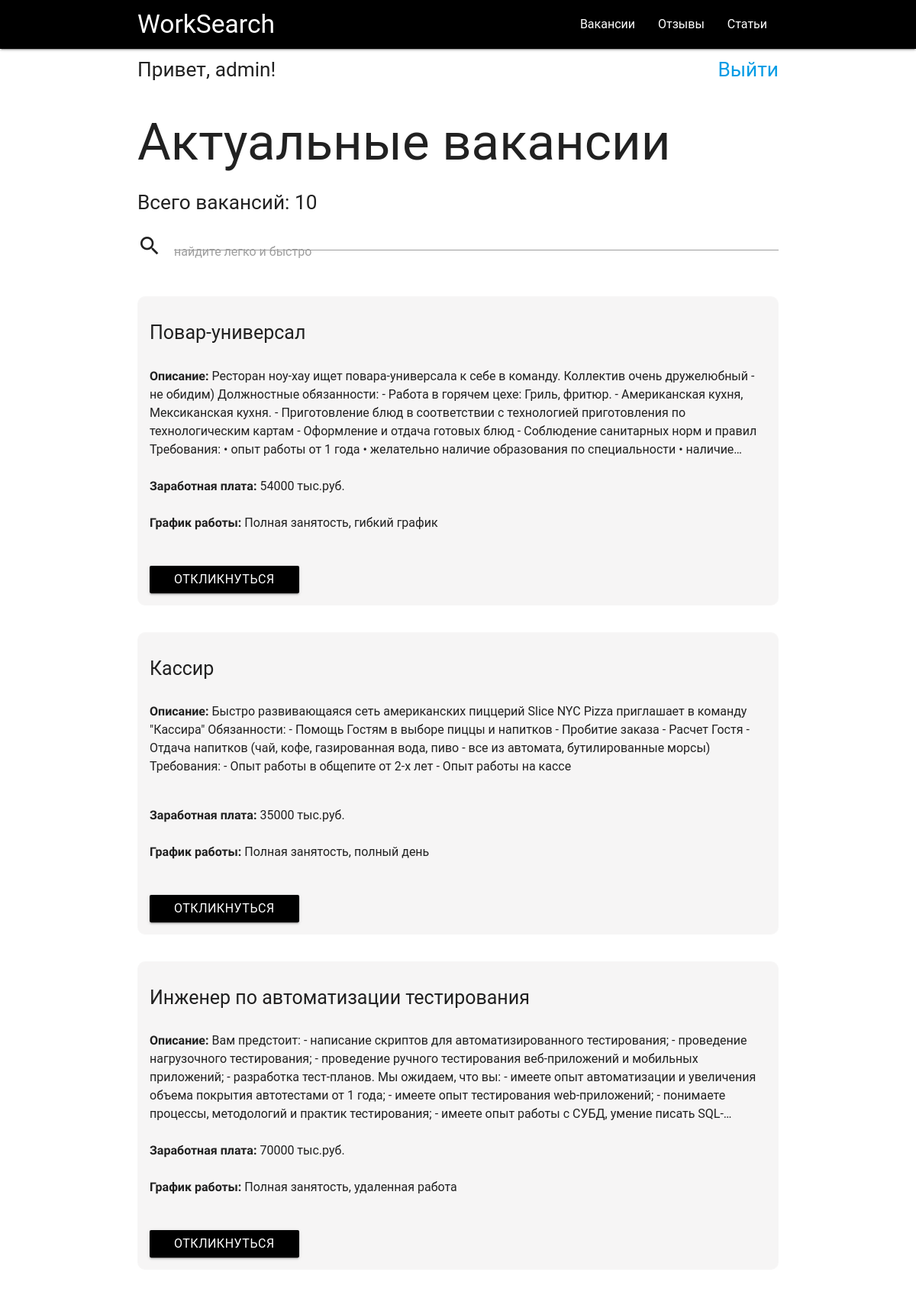
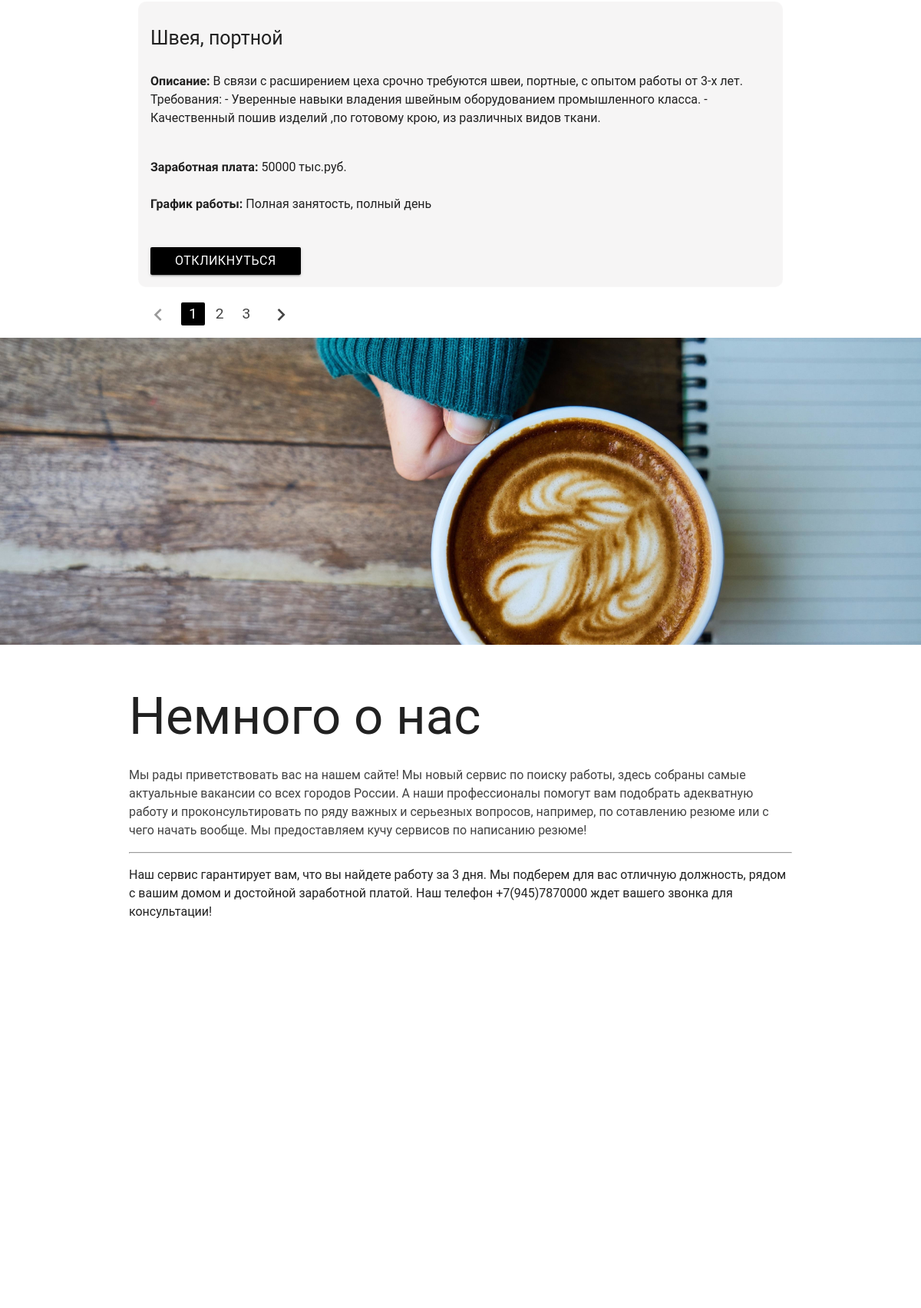
The app's page /vacancies (signed in, upper part) with its own data (2 pictures, top to bottom).
### main/models.py (models this page shows, shortened)
class Vacancies(models.Model):
    id_vacancies = models.ForeignKey(Vacancies_cities, on_delete=models.CASCADE)
    name_of_vacancy = models.CharField('Название вакансии', max_length=100)
    description = models.TextField('Описание вакансии')
    salary_of_mounth = models.IntegerField('Заработная плата (руб/мес)')
    graphic_of_work = models.CharField('График работы/занятость', max_length=255)
    id_company = models.IntegerField('ID компании')
    id_summary = models.IntegerField('ID резюме')
    class Meta:
        verbose_name = "Вакансия"
        verbose_name_plural = "Вакансии"

### main/views.py (the view)
# urls.py: path('vacancies', views.index2, name='vacancies'),
def index2(request):
    search_query = request.GET.get('search', '')
    if search_query:
        vacancies = Vacancies.objects.filter(name_of_vacancy__icontains=search_query)
    else:
        vacancies = Vacancies.objects.all()
    count = Vacancies.objects.all().count()
    paginator = Paginator(vacancies, 4)  # 4 поста на каждой странице
    page_number = request.GET.get('page', 1)
    page = paginator.get_page(page_number)
    is_paginated = page.has_other_pages()
    if page.has_previous():
        prev_url = '?page={}'.format(page.previous_page_number())
    else:
        prev_url = ''
    if page.has_next():
        next_url = '?page={}'.format(page.next_page_number())
    else:
        next_url = ''
    context = {
        'page_object': page,
        'is_paginated': is_paginated,
        'next_url': next_url,
        'prev_url': prev_url,
        'count': count,
    }
    return render(request, 'main/vacancies.html', context=context)

### main/templates/main/vacancies.html (shortened to what this page needs)
{% extends 'main/base.html' %}
{% load static %}
{% block title %}
<h1>Актуальные вакансии</h1>
<h5>Всего вакансий: {{ count }}</h5>
{% endblock %}
{% block search %}
  <form class="row" action="{% url 'vacancies' %}" role="form">
    <div class="col s12">
      <div class="row">
        <div class="input-field col s12">
          <i class="material-icons prefix">search</i>
          <input type="text" id="autocomplete-input" class="autocomplete" name="search">
          <label for="autocomplete-input">найдите легко и быстро</label>
        </div>
      </div>
    </div>
  </form>
{% endblock %}
{% block content %}
{% for el in page_object.object_list %}
            <div class="block"><h4 class="block__title">{{ el.name_of_vacancy }}</h4>
                <div class="block__about-work"><p class="block__description"> <b>Описание:</b> {{ el.description }}</p></div><br/>
                <div class="block__salary"><b>Заработная плата:</b> {{ el.salary_of_mounth }} тыс.руб.</div><br/>
                   <div class="block__graphic"><b>График работы:</b> {{ el.graphic_of_work }}</div><br/>
                <a class="waves-effect waves-light btn" style="margin-top:20px;" role="button">Откликнуться</a><br/>
                </div>
{% endfor %}
{% endblock %}
{% block pagination %}
<ul class="pagination">
    <li class="{% if not prev_url %} disabled {% endif %}"><a href="{{ prev_url }}"><i class="material-icons">chevron_left</i></a></li>
    {% for n in page_object.paginator.page_range %}
        {% if page_object.number == n %}
              <li class="active"><a href="?page={{ n }}">{{ n }}</a></li>
        {% else  %}
            <li class="waves-effect"><a href="?page={{ n }}">{{ n }}</a></li>
        {% endif %}
    {% endfor %}
    <li class="waves-effect {% if not next_url %} disabled {% endif %}"><a href="{{ next_url }}"><i class="material-icons">chevron_right</i></a></li>
</ul>
{% endblock %}
{% block pic %}
<div class="wrapper">
        <div class="wrapper__content">
            <img class="wrapper__picture" src="{% static 'image/work.jpg' %}" alt="Ободряющее кофе на столе">
        </div>
    </div>
{% endblock %}

### main/templates/main/base.html (shortened to what this page needs)
{% load static %}
<!DOCTYPE html>
<html lang="ru">
    <head>
        <link rel="stylesheet" href="{% static 'materialize/css/materialize.min.css' %}">
        <link rel="stylesheet" href="{% static 'style1.css' %}">
        <link rel="stylesheet" href="{% static 'style3.css' %}">
    </head>
    <body>
        <header role="banner">
        <div class="navbar-fixed">
        <nav role="navigation">
            <div class="nav-wrapper">
                <div class="container">
                <a href="#" class="brand-logo">WorkSearch</a>
                <ul class="right hide-on-med-and-down">
                    <li><a href="{% url 'vacancies' %}" role="link">Вакансии</a></li>
                    <li><a href="{% url 'reviews' %}" role="link">Отзывы</a></li>
                    <li><a href="{% url 'arcticle' %}" role="link">Статьи</a></li>
                </ul>
            </div>
            </div>
        </nav>
    </div>
    </header>
    <main>
        <div class="container" role="main">
            <div class="container__login">
            {% if user.is_authenticated %}
                      <h5>Привет, {{ user.username }}!</h5>
                     <h5><a href="{% url 'logout' %}">Выйти</a></h5>
                     {% else %}
                     <h5>Вы не авторизованы!</h5>
                <div class="container__link-login">
                    <h5><a href="{% url 'login' %}" role="link">Войти / </a></h5>
                    <h5><a href="{% url 'signup' %}" role="link"> Зарегистрироваться</a></h5>
                </div>
                     {% endif %}
                </div>
            {% block title %}{% endblock %}
            {% block search %}{% endblock %}
            <div class="container__content">
               <div class="container__block">
        {% block content %}
                   {% endblock %}
               </div>
            </div>
            {% block pagination %}{% endblock %}
        </div>
    {% block pic %}{% endblock %}
        <div class="container">
        <div class="section white">
        <div class="row">
            <h1 class="header">Немного о нас</h1>
            <p class="grey-text text-darken-3 lighten-3">
                Мы рады приветствовать вас на нашем сайте! Мы новый сервис по поиску работы, здесь собраны самые актуальные вакансии со всех городов России. А наши профессионалы помогут вам подобрать адекватную работу и проконсультировать по ряду важных и серьезных вопросов, например, по сотавлению резюме или с чего начать вообще.
                Мы предоставляем кучу сервисов по написанию резюме!
            </p>
             <hr>
            <p>
                Наш сервис гарантирует вам, что вы найдете работу за 3 дня. Мы подберем для вас отличную должность, рядом с вашим домом и достойной заработной платой.
                Наш телефон +7(945)7870000 ждет вашего звонка для консультации!
            </p>
        </div>
</div>
        </div>
<div class="parallax-container">
        <div class="parallax">
        </div>
    </div>
    </main>
    </body>
</html>

### main/static/style1.css (style rules this page uses)
body, html { font-family: "Roboto", sans-serif; font-size: 16px; margin: 0px; padding: 0px; }
nav { background-color: black; }
.container__content { width: 100%; margin: 20px auto; }
.container__block { display: grid; grid-template-columns: repeat(auto-fit,minmax(500px,1fr)); grid-column-gap: 30px; grid-row-gap: 35px; }
.block { padding: 15px; background: rgba( 219, 214, 214, 0.25 ); backdrop-filter: blur( 4px ); -webkit-backdrop-filter: blur( 4px ); border-radius: 10px; border: 1px solid rgba( 255, 255, 255, 0.18 ); }
.block__title { text-align: left; font-size: 25px; }
.block__description, .block__salary, .block__graphic { text-align: left; }
.block__about-work { display: -webkit-box; -webkit-line-clamp: 5; -webkit-box-orient: vertical; overflow: hidden; }
.wrapper { width: 100%; }
.wrapper__picture { object-fit: cover; width:100%; height: 25rem; }

### main/templates/main/base.html (style rules this page uses)
.btn, .btn-large { background-color: black; }
.addreview, .container__login { display: flex; flex-direction: row; justify-content: space-between; }

### records on screen
Vacancies: name_of_vacancy "Повар-универсал", description "Ресторан ноу-хау ищет повара-универсала к себе в команду. Коллектив очень дружелюбный - не обидим) Должностные обязанности: - Работа в горячем цехе: Гриль, фритюр. - Американская кухня, Мексиканская кухня. - Приготовление блюд в соответствии с технологией приготовления по технологическим картам - Оформление и отдача готовых блюд - Соблюдение санитарных норм и правил Требования: • опыт работы от 1 года • желательно наличие образования по специальности •…", salary_of_mounth "54000", graphic_of_work "Полная занятость, гибкий график"
Vacancies: name_of_vacancy "Кассир", description "Быстро развивающаяся сеть американских пиццерий Slice NYC Pizza приглашает в команду \"Кассира\" Обязанности: - Помощь Гостям в выборе пиццы и напитков - Пробитие заказа - Расчет Гостя - Отдача напитков (чай, кофе, газированная вода, пиво - все из автомата, бутилированные морсы) Требования: - Опыт работы в общепите от 2-х лет - Опыт работы на кассе", salary_of_mounth "35000", graphic_of_work "Полная занятость, полный день"
Vacancies: name_of_vacancy "Инженер по автоматизации тестирования", description "Вам предстоит: - написание скриптов для автоматизированного тестирования; - проведение нагрузочного тестирования; - проведение ручного тестирования веб-приложений и мобильных приложений; - разработка тест-планов. Мы ожидаем, что вы: - имеете опыт автоматизации и увеличения объема покрытия автотестами от 1 года; - имеете опыт тестирования web-приложений; - понимаете процессы, методологий и практик тестирования; - имеете опыт работы с СУБД, умение…", salary_of_mounth "70000", graphic_of_work "Полная занятость, удаленная работа"
Vacancies: name_of_vacancy "Швея, портной", description "В связи с расширением цеха срочно требуются швеи, портные, с опытом работы от 3-х лет. Требования: - Уверенные навыки владения швейным оборудованием промышленного класса. - Качественный пошив изделий ,по готовому крою, из различных видов ткани.", salary_of_mounth "50000", graphic_of_work "Полная занятость, полный день"

### other values on screen
{{ user.username }} "admin"
{{ count }} "10"
{{ n }} "1"
{{ n }} "2" "3"
